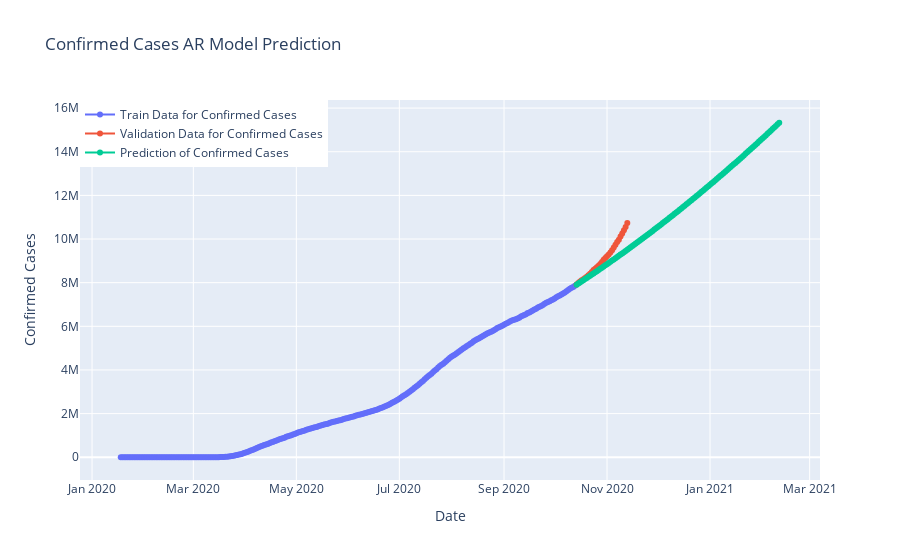

Notebook source saved alongside this figure:
### Code cell
fig=go.Figure()
fig.add_trace(go.Scatter(x=model_train.index, y=model_train["cumulative_confirmed"],
                    mode='lines+markers',name="Train Data for Confirmed Cases"))
fig.add_trace(go.Scatter(x=valid.index, y=valid["cumulative_confirmed"],
                    mode='lines+markers',name="Validation Data for Confirmed Cases",))
fig.add_trace(go.Scatter(x=y_pred.index, y=y_pred["AR Model Prediction"],
                    mode='lines+markers',name="Prediction of Confirmed Cases",))
fig.update_layout(title="Confirmed Cases AR Model Prediction",
                 xaxis_title="Date",yaxis_title="Confirmed Cases",legend=dict(x=0,y=1,traceorder="normal"))
fig.show()
